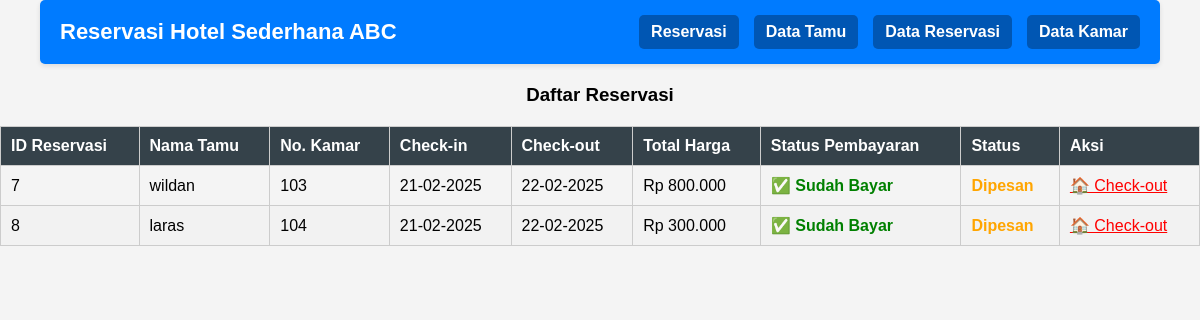
The page /reservasi_list.php on the database as committed earlier.
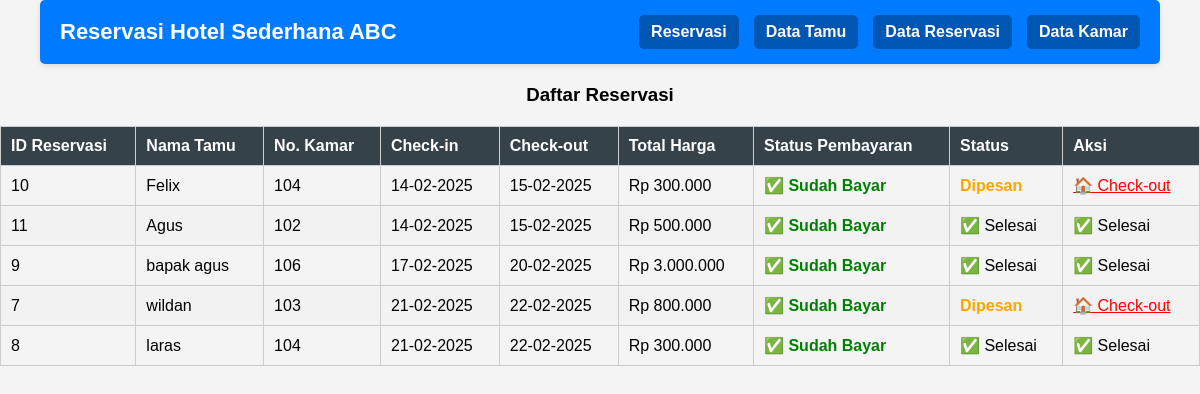
The same page on the database as committed later.
### tables this page shows
CREATE TABLE `reservasi` (
  `reservasi_id` int(11) NOT NULL,
  `tamu_id` int(11) NOT NULL,
  `kamar_id` int(11) NOT NULL,
  `tanggal_checkin` date NOT NULL,
  `tanggal_checkout` date NOT NULL,
  `status` enum('Dipesan','Check-in','Selesai','Dibatalkan') DEFAULT 'Dipesan',
  `total_harga` decimal(10,2) NOT NULL,
  `status_pembayaran` varchar(50) NOT NULL DEFAULT 'Belum Dibayar',
  `metode_pembayaran` varchar(50) DEFAULT NULL
);

CREATE TABLE `tamu` (
  `tamu_id` int(11) NOT NULL,
  `nama` varchar(100) NOT NULL,
  `email` varchar(255) NOT NULL,
  `telepon` varchar(20) NOT NULL,
  `alamat` varchar(255) DEFAULT NULL,
  `kota` varchar(100) DEFAULT NULL
);

CREATE TABLE `kamar` (
  `kamar_id` int(11) NOT NULL,
  `nomor_kamar` varchar(10) NOT NULL,
  `tipe` varchar(50) NOT NULL,
  `harga` decimal(10,2) NOT NULL,
  `markup_weekend` decimal(5,2) DEFAULT 1.20,
  `markup_hari_libur` decimal(5,2) DEFAULT 1.30,
  `status` enum('Tersedia','Dipesan') DEFAULT 'Tersedia'
);

### reservasi_list.php (the view, shortened to what this page needs)
<?php
include 'config.php';
$query = "SELECT r.reservasi_id, t.nama, k.nomor_kamar, r.tanggal_checkin, r.tanggal_checkout,
                 r.status_pembayaran, r.status, k.harga
          FROM reservasi r
          JOIN tamu t ON r.tamu_id = t.tamu_id
          JOIN kamar k ON r.kamar_id = k.kamar_id
          ORDER BY r.tanggal_checkin ASC";
$result = $conn->query($query);
?>
<!DOCTYPE html>
<html lang="id">
<head>
    <link rel="stylesheet" href="style.css">
</head>
<body>
<nav class="navbar">
       <h2 class="logo">Reservasi Hotel Sederhana ABC</h2>
       <div class="nav-links">
           <a href="index.php">Reservasi</a>
           <a href="data_tamu.php">Data Tamu</a>
           <a href="reservasi_list.php">Data Reservasi</a>
           <a href="view_kamar.php">Data Kamar</a>
       </div>
   </nav>
<h3 style="text-align:center;">Daftar Reservasi</h3>
<table border="1" width="100%">
    <thead>
        <tr style="background-color:blue; color:white;">
            <th>ID Reservasi</th>
            <th>Nama Tamu</th>
            <th>No. Kamar</th>
            <th>Check-in</th>
            <th>Check-out</th>
            <th>Total Harga</th>
            <th>Status Pembayaran</th>
            <th>Status</th>
            <th>Aksi</th>
        </tr>
    </thead>
    <tbody>
        <?php while ($row = $result->fetch_assoc()) {
            $checkin = new DateTime($row['tanggal_checkin']);
            $checkout = new DateTime($row['tanggal_checkout']);
            $lama_menginap = $checkout->diff($checkin)->days;
            $total_harga = $lama_menginap * $row['harga'];
        ?>
            <tr>
                <td><?= $row['reservasi_id']; ?></td>
                <td><?= $row['nama']; ?></td>
                <td><?= $row['nomor_kamar']; ?></td>
                <td><?= date('d-m-Y', strtotime($row['tanggal_checkin'])); ?></td>
                <td><?= date('d-m-Y', strtotime($row['tanggal_checkout'])); ?></td>
                <td>Rp <?= number_format($total_harga, 0, ',', '.'); ?></td>
                <td>
                    <?php if ($row['status_pembayaran'] == 'Sudah Bayar') { ?>
                        <span style="color:green; font-weight:bold;">✅ Sudah Bayar</span>
                    <?php } else { ?>
                        <span style="color:red; font-weight:bold;">❌ Belum Dibayar</span>
                    <?php } ?>
                </td>
                <td>
                    <?php if ($row['status'] == 'Selesai') { ?>
                        ✅ Selesai
                    <?php } else { ?>
                        <span style="color:orange; font-weight:bold;"><?= $row['status']; ?></span>
                    <?php } ?>
                </td>
                <td>
                    <?php if ($row['status_pembayaran'] == 'Belum Dibayar') { ?>
                        <a href="?bayar_id=<?= $row['reservasi_id']; ?>" style="color:blue;">💰 Konfirmasi Bayar</a>
                    <?php } elseif ($row['status'] != 'Selesai') { ?>
                        <a href="?checkout_id=<?= $row['reservasi_id']; ?>" style="color:red;">🏠 Check-out</a>
                    <?php } else { ?>
                        ✅ Selesai
                    <?php } ?>
                </td>
            </tr>
        <?php } ?>
    </tbody>
</table>
</body>
</html>

### style.css (style rules this page uses)
body { font-family: Arial, sans-serif; margin: 0; padding: 0; background-color: #f4f4f4; }
.navbar { background-color: #35424a; color: white; padding: 15px; display: flex; justify-content: space-between; align-items: center; box-shadow: 0 2px 5px rgba(0, 0, 0, 0.1); }
.navbar h2 { margin: 0; }
.nav-links { display: flex; }
.nav-links a { color: white; text-decoration: none; padding: 10px 15px; transition: background-color 0.3s; }
.navbar { display: flex; justify-content: space-between; align-items: center; background-color: #007BFF; padding: 15px 20px; border-radius: 5px; width: 90%; margin: auto; }
.navbar .logo { color: white; font-size: 22px; font-weight: bold; }
.nav-links { display: flex; gap: 15px; }
.nav-links a { color: white; text-decoration: none; font-weight: bold; padding: 8px 12px; background-color: #0056b3; border-radius: 5px; transition: background 0.3s; }
h3 { text-align: center; margin-top: 20px; }
table { width: 100%; border-collapse: collapse; margin: 20px 0; }
th, td { border: 1px solid #ccc; padding: 10px; text-align: left; }
th { background-color: #35424a; color: white; }
tr:nth-child(even) { background-color: #f2f2f2; }

Rows that differ between the two databases and show on the page:
added reservasi: reservasi_id "10", tamu.nama "Felix", kamar.nomor_kamar "104", tanggal_checkin "14-02-2025", tanggal_checkout "15-02-2025", total_harga "300.000", status_pembayaran "✅ Sudah Bayar", status "Dipesan"
added reservasi: reservasi_id "11", tamu.nama "Agus", kamar.nomor_kamar "102", tanggal_checkin "14-02-2025", tanggal_checkout "15-02-2025", total_harga "500.000", status_pembayaran "✅ Sudah Bayar", status "✅ Selesai"
added reservasi: reservasi_id "9", tamu.nama "bapak agus", kamar.nomor_kamar "106", tanggal_checkin "17-02-2025", tanggal_checkout "20-02-2025", total_harga "3.000.000", status_pembayaran "✅ Sudah Bayar", status "✅ Selesai"
changed reservasi "laras": status "Dipesan" → (not shown); status "🏠 Check-out" → "✅ Selesai ✅ Selesai"
